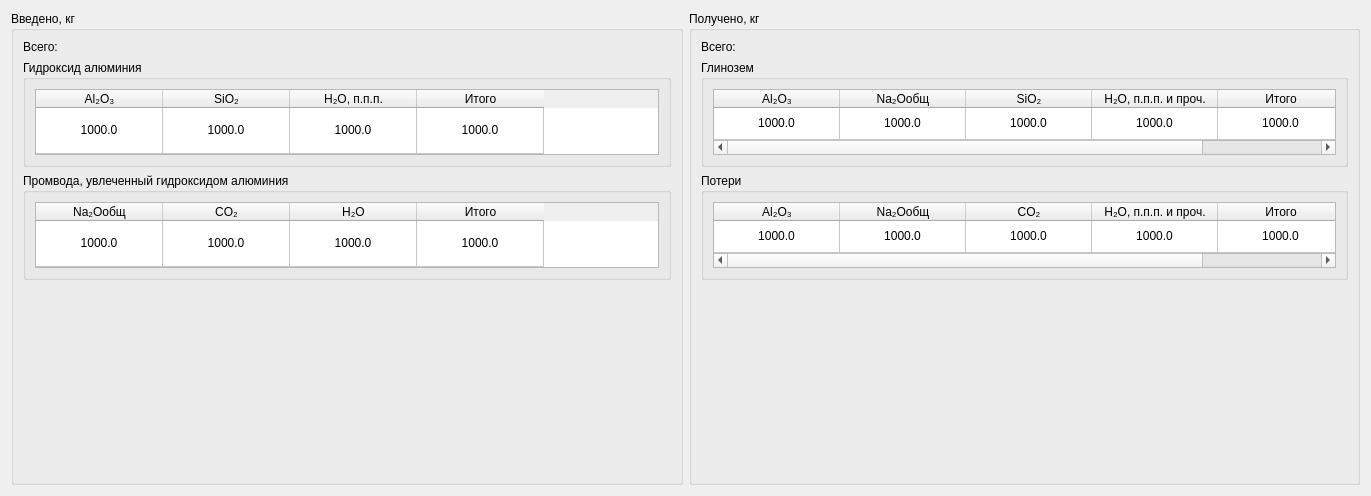
               <widget class="QWidget" name="scrollAreaWidgetContents_12">
                <property name="geometry">
                 <rect>
                  <x>0</x>
                  <y>0</y>
                  <width>1371</width>
                  <height>496</height>
                 </rect>
                </property>
                <layout class="QHBoxLayout" name="horizontalLayout_155">
                 <item>
                  <widget class="QGroupBox" name="groupBox_155">
                   <property name="title">
                    <string>Введено, кг</string>
                   </property>
                   <layout class="QVBoxLayout" name="verticalLayout_25">
                    <item>
                     <widget class="QLabel" name="label_23">
                      <property name="text">
                       <string>Всего:</string>
                      </property>
                     </widget>
                    </item>
                    <item>
                     <widget class="QGroupBox" name="groupBox_343">
                      <property name="maximumSize">
                       <size>
                        <width>16777215</width>
                        <height>107</height>
                       </size>
                      </property>
                      <property name="title">
                       <string>Гидроксид алюминия</string>
                      </property>
                      <layout class="QHBoxLayout" name="horizontalLayout_366">
                       <item>
                        <widget class="QTableWidget" name="tableAluminumHydroxide24">
                         <property name="maximumSize">
                          <size>
                           <width>16777215</width>
                           <height>71</height>
                          </size>
                         </property>
                         <attribute name="horizontalHeaderDefaultSectionSize">
                          <number>127</number>
                         </attribute>
                         <attribute name="verticalHeaderVisible">
                          <bool>false</bool>
                         </attribute>
                         <attribute name="verticalHeaderStretchLastSection">
                          <bool>true</bool>
                         </attribute>
                         <row>
                          <property name="text">
                           <string>1</string>
                          </property>
                         </row>
                         <column>
                          <property name="text">
                           <string>Al₂O₃</string>
                          </property>
                         </column>
                         <column>
                          <property name="text">
                           <string>SiO₂</string>
                          </property>
                         </column>
                         <column>
                          <property name="text">
                           <string>H₂O, п.п.п.</string>
                          </property>
                         </column>
                         <column>
                          <property name="text">
                           <string>Итого</string>
                          </property>
                         </column>
                         <item row="0" column="0">
                          <property name="text">
                           <string>1000.0</string>
                          </property>
                          <property name="textAlignment">
                           <set>AlignCenter</set>
                          </property>
                         </item>
                         <item row="0" column="1">
                          <property name="text">
                           <string>1000.0</string>
                          </property>
                          <property name="textAlignment">
                           <set>AlignCenter</set>
                          </property>
                         </item>
                         <item row="0" column="2">
                          <property name="text">
                           <string>1000.0</string>
                          </property>
                          <property name="textAlignment">
                           <set>AlignCenter</set>
                          </property>
                         </item>
                         <item row="0" column="3">
                          <property name="text">
                           <string>1000.0</string>
                          </property>
                          <property name="textAlignment">
                           <set>AlignCenter</set>
                          </property>
                         </item>
                        </widget>
                       </item>
                      </layout>
                     </widget>
                    </item>
                    <item>
                     <widget class="QGroupBox" name="groupBox_345">
                      <property name="maximumSize">
                       <size>
                        <width>16777215</width>
                        <height>107</height>
                       </size>
                      </property>
                      <property name="title">
                       <string>Промвода, увлеченный гидроксидом алюминия</string>
                      </property>
                      <layout class="QHBoxLayout" name="horizontalLayout_368">
                       <item>
                        <widget class="QTableWidget" name="tablePromwater24">
                         <property name="maximumSize">
                          <size>
                           <width>16777215</width>
                           <height>71</height>
                          </size>
                         </property>
                         <attribute name="horizontalHeaderDefaultSectionSize">
                          <number>127</number>
                         </attribute>
                         <attribute name="verticalHeaderVisible">
                          <bool>false</bool>
                         </attribute>
                         <attribute name="verticalHeaderStretchLastSection">
                          <bool>true</bool>
                         </attribute>
                         <row>
                          <property name="text">
                           <string>1</string>
                          </property>
                         </row>
                         <column>
                          <property name="text">
                           <string>Na₂Oобщ</string>
                          </property>
                         </column>
                         <column>
                          <property name="text">
                           <string>CO₂</string>
                          </property>
                         </column>
                         <column>
                          <property name="text">
                           <string>H₂O</string>
                          </property>
                         </column>
                         <column>
                          <property name="text">
                           <string>Итого</string>
                          </property>
                         </column>
                         <item row="0" column="0">
                          <property name="text">
                           <string>1000.0</string>
                          </property>
                          <property name="textAlignment">
                           <set>AlignCenter</set>
                          </property>
                         </item>
                         <item row="0" column="1">
                          <property name="text">
                           <string>1000.0</string>
                          </property>
                          <property name="textAlignment">
                           <set>AlignCenter</set>
                          </property>
                         </item>
                         <item row="0" column="2">
                          <property name="text">
                           <string>1000.0</string>
                          </property>
                          <property name="textAlignment">
                           <set>AlignCenter</set>
                          </property>
                         </item>
                         <item row="0" column="3">
                          <property name="text">
                           <string>1000.0</string>
                          </property>
                          <property name="textAlignment">
                           <set>AlignCenter</set>
                          </property>
                         </item>
                        </widget>
                       </item>
                      </layout>
                     </widget>
                    </item>
                    <item>
                     <spacer name="verticalSpacer_25">
                      <property name="orientation">
                       <enum>Qt::Vertical</enum>
                      </property>
                      <property name="sizeHint" stdset="0">
                       <size>
                        <width>20</width>
                        <height>231</height>
                       </size>
                      </property>
                     </spacer>
                    </item>
                   </layout>
                  </widget>
                 </item>
                 <item>
                  <widget class="QGroupBox" name="groupBox_162">
                   <property name="title">
                    <string>Получено, кг</string>
                   </property>
                   <layout class="QVBoxLayout" name="verticalLayout_26">
                    <item>
                     <widget class="QLabel" name="label_24">
                      <property name="text">
                       <string>Всего:</string>
                      </property>
                     </widget>
                    </item>
                    <item>
                     <widget class="QGroupBox" name="groupBox_349">
                      <property name="maximumSize">
                       <size>
                        <width>16777215</width>
                        <height>107</height>
                       </size>
                      </property>
                      <property name="title">
                       <string>Глинозем</string>
                      </property>
                      <layout class="QHBoxLayout" name="horizontalLayout_372">
                       <item>
                        <widget class="QTableWidget" name="tableAlumina24">
                         <property name="maximumSize">
                          <size>
                           <width>16777215</width>
                           <height>71</height>
                          </size>
                         </property>
                         <attribute name="horizontalHeaderDefaultSectionSize">
                          <number>126</number>
                         </attribute>
                         <attribute name="horizontalHeaderStretchLastSection">
                          <bool>true</bool>
                         </attribute>
                         <attribute name="verticalHeaderVisible">
                          <bool>false</bool>
                         </attribute>
                         <attribute name="verticalHeaderStretchLastSection">
                          <bool>true</bool>
                         </attribute>
                         <row>
                          <property name="text">
                           <string>1</string>
                          </property>
                         </row>
                         <column>
                          <property name="text">
                           <string>Al₂O₃</string>
                          </property>
                         </column>
                         <column>
                          <property name="text">
                           <string>Na₂Oобщ</string>
                          </property>
                         </column>
                         <column>
                          <property name="text">
                           <string>SiO₂</string>
                          </property>
                         </column>
                         <column>
                          <property name="text">
                           <string>H₂O, п.п.п. и проч.</string>
                          </property>
                         </column>
                         <column>
                          <property name="text">
                           <string>Итого</string>
                          </property>
                         </column>
                         <item row="0" column="0">
                          <property name="text">
                           <string>1000.0</string>
                          </property>
                          <property name="textAlignment">
                           <set>AlignCenter</set>
                          </property>
                         </item>
                         <item row="0" column="1">
                          <property name="text">
                           <string>1000.0</string>
                          </property>
                          <property name="textAlignment">
                           <set>AlignCenter</set>
                          </property>
                         </item>
                         <item row="0" column="2">
                          <property name="text">
                           <string>1000.0</string>
                          </property>
                          <property name="textAlignment">
                           <set>AlignCenter</set>
                          </property>
                         </item>
                         <item row="0" column="3">
                          <property name="text">
                           <string>1000.0</string>
                          </property>
                          <property name="textAlignment">
                           <set>AlignCenter</set>
                          </property>
                         </item>
                         <item row="0" column="4">
                          <property name="text">
                           <string>1000.0</string>
                          </property>
                          <property name="textAlignment">
                           <set>AlignCenter</set>
                          </property>
                         </item>
                        </widget>
                       </item>
                      </layout>
                     </widget>
                    </item>
                    <item>
                     <widget class="QGroupBox" name="groupBox_351">
                      <property name="maximumSize">
                       <size>
                        <width>16777215</width>
                        <height>107</height>
                       </size>
                      </property>
                      <property name="title">
                       <string>Потери</string>
                      </property>
                      <layout class="QHBoxLayout" name="horizontalLayout_374">
                       <item>
                        <widget class="QTableWidget" name="tableLosses24">
                         <property name="maximumSize">
                          <size>
                           <width>16777215</width>
                           <height>71</height>
                          </size>
                         </property>
                         <attribute name="horizontalHeaderDefaultSectionSize">
                          <number>126</number>
                         </attribute>
                         <attribute name="horizontalHeaderStretchLastSection">
                          <bool>true</bool>
                         </attribute>
                         <attribute name="verticalHeaderVisible">
                          <bool>false</bool>
                         </attribute>
                         <attribute name="verticalHeaderStretchLastSection">
                          <bool>true</bool>
                         </attribute>
                         <row>
                          <property name="text">
                           <string>1</string>
                          </property>
                         </row>
                         <column>
                          <property name="text">
                           <string>Al₂O₃</string>
                          </property>
                         </column>
                         <column>
                          <property name="text">
                           <string>Na₂Oобщ</string>
                          </property>
                         </column>
                         <column>
                          <property name="text">
                           <string>CO₂</string>
                          </property>
                         </column>
                         <column>
                          <property name="text">
                           <string>H₂O, п.п.п. и проч.</string>
                          </property>
                         </column>
                         <column>
                          <property name="text">
                           <string>Итого</string>
                          </property>
                         </column>
                         <item row="0" column="0">
                          <property name="text">
                           <string>1000.0</string>
                          </property>
                          <property name="textAlignment">
                           <set>AlignCenter</set>
                          </property>
                         </item>
                         <item row="0" column="1">
                          <property name="text">
                           <string>1000.0</string>
                          </property>
                          <property name="textAlignment">
                           <set>AlignCenter</set>
                          </property>
                         </item>
                         <item row="0" column="2">
                          <property name="text">
                           <string>1000.0</string>
                          </property>
                          <property name="textAlignment">
                           <set>AlignCenter</set>
                          </property>
                         </item>
                         <item row="0" column="3">
                          <property name="text">
                           <string>1000.0</string>
                          </property>
                          <property name="textAlignment">
                           <set>AlignCenter</set>
                          </property>
                         </item>
                         <item row="0" column="4">
                          <property name="text">
                           <string>1000.0</string>
                          </property>
                          <property name="textAlignment">
                           <set>AlignCenter</set>
                          </property>
                         </item>
                        </widget>
                       </item>
                      </layout>
                     </widget>
                    </item>
                    <item>
                     <spacer name="verticalSpacer_26">
                      <property name="orientation">
                       <enum>Qt::Vertical</enum>
                      </property>
                      <property name="sizeHint" stdset="0">
                       <size>
                        <width>20</width>
                        <height>231</height>
                       </size>
                      </property>
                     </spacer>
                    </item>
                   </layout>
                  </widget>
                 </item>
                </layout>
               </widget>
